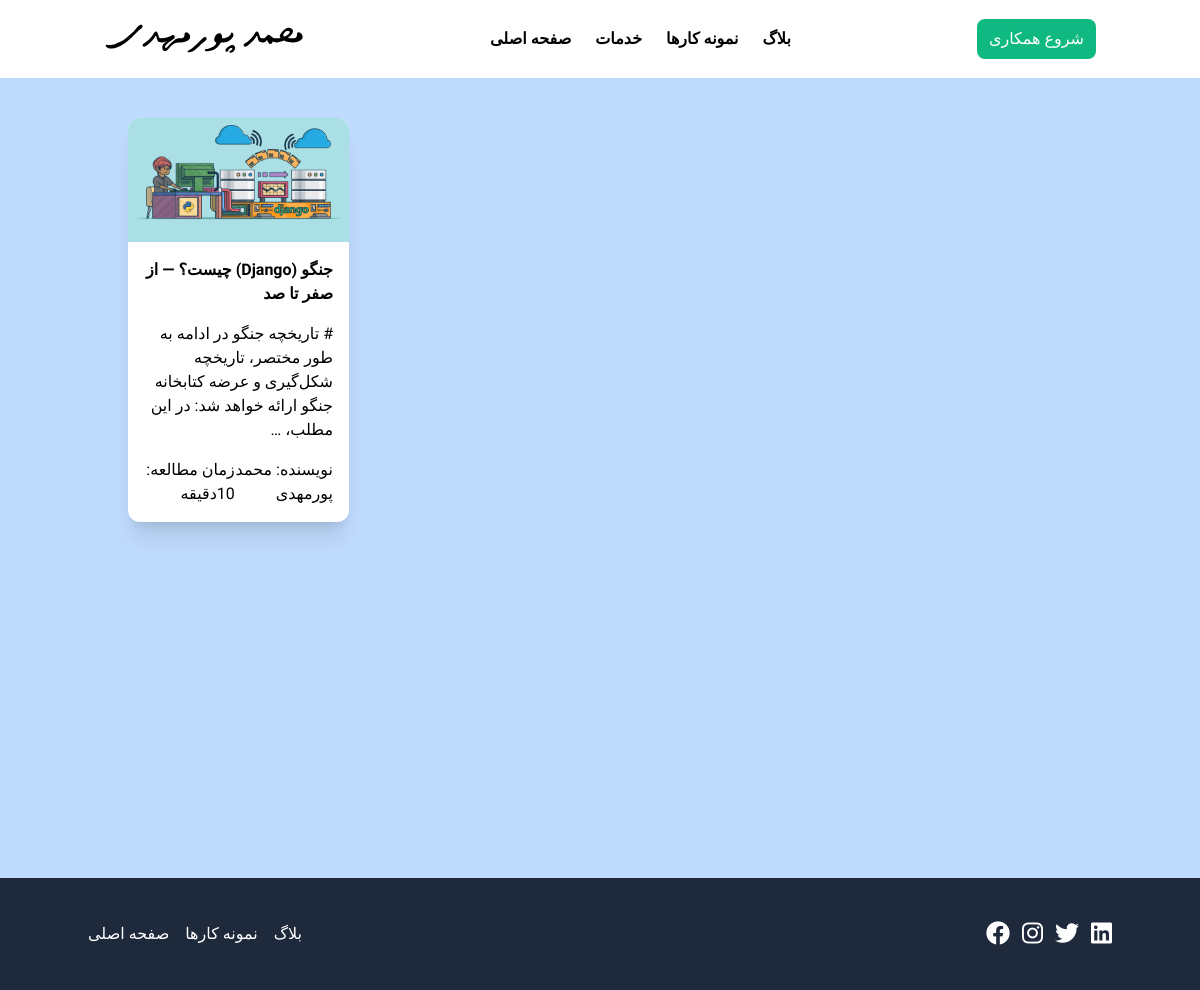
Screenshot of /blog/ with the database file from the repository.
### blog/models.py (models this page shows, shortened)
class Post(models.Model):
    thumbnail = models.ImageField(upload_to='files/')
    title = models.CharField(max_length=200)
    intro = models.TextField()
    content = models.TextField()
    author = models.CharField(max_length=200)
    date_created = models.DateField(auto_now=True)
    reading_time = models.PositiveBigIntegerField()
    slug = models.SlugField(unique=True,)

### blog/views.py (the view)
# urls.py: path('', views.blog, name='blog'),
def blog(request):
    posts = Post.objects.all()
    context = {'posts':posts}
    return render(request, 'blog/blog_posts.html', context)

### templates/blog/blog_posts.html (shortened to what this page needs)
{% extends 'base/base.html' %}
{% load static %}
{% block content %}
<div class="bg-blue-200 h-screen">
    <div class="container mx-auto p-10 grid grid-cols-4 gap-5 max-md:grid-cols-1">
        {% for post in posts %}
        <a href="{% url 'post' post.slug %}">
            <div dir="rtl" class="overflow-hidden bg-white rounded-xl shadow-xl">
                <img src="{{post.thumbnail.url}}" class="w-full" alt="">
                <div class="p-4 space-y-4">
                    <h3 class="font-bold">{{post.title}}</h3>
                    <p>{{post.content|truncatewords:20}}</p>
                    <div class="flex justify-between">
                        <p>نویسنده: {{post.author}}</p>
                        <p>زمان مطالعه: {{post.reading_time}}دقیقه</p>
                    </div>
                </div>
            </div>
        </a>
        {% endfor %}
    </div>
</div>
{% endblock %}

### rows the page displays
Post: thumbnail (picture), title "جنگو (Django) چیست؟ — از صفر تا صد", content "# تاریخچه جنگو در ادامه به طور مختصر، تاریخچه شکل‌گیری و عرضه کتابخانه جنگو ارائه خواهد شد: در این مطلب، …", author "محمد پورمهدی", reading_time "10"
